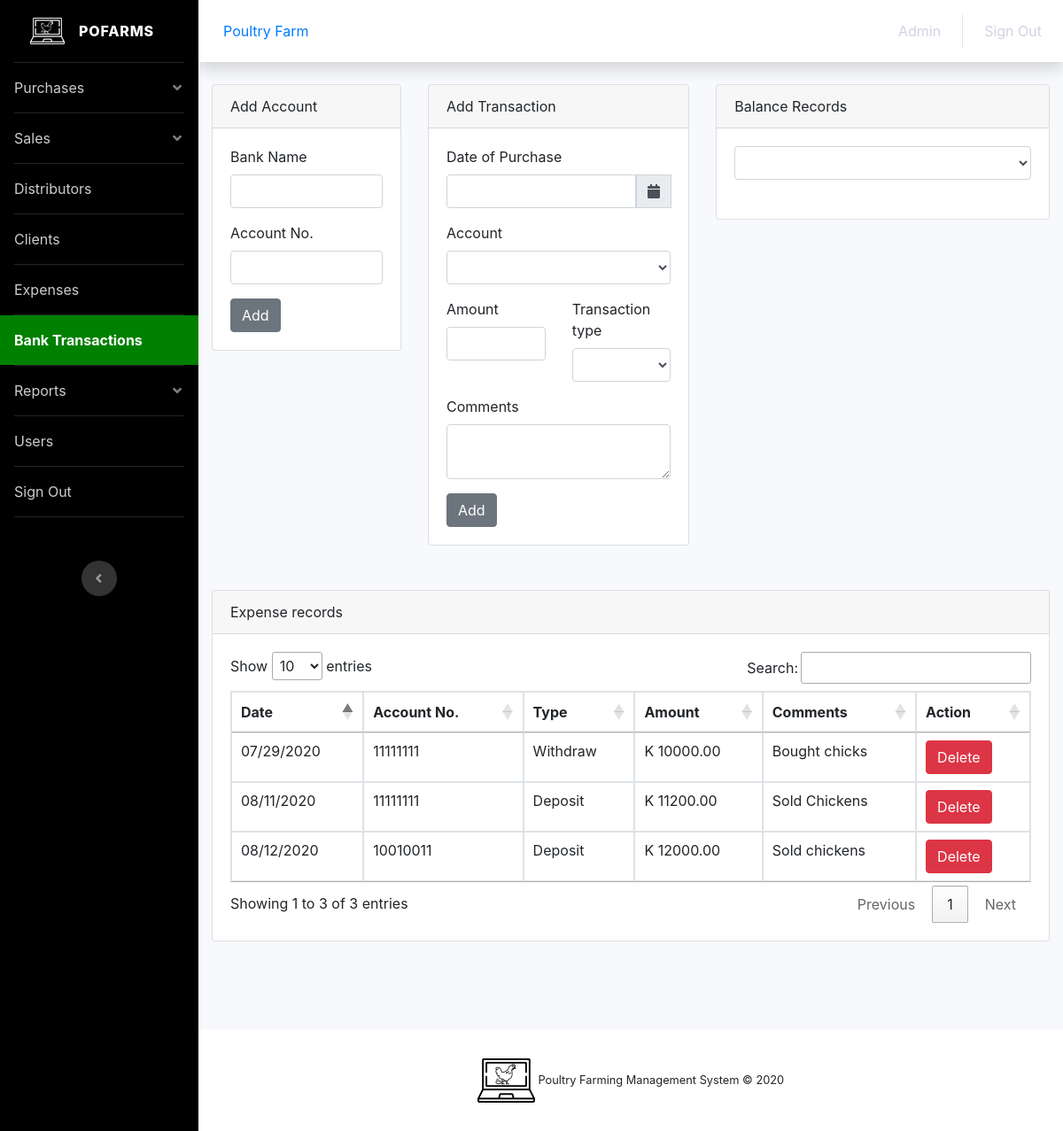
Page /bank.php (signed in) on the committed database.
### tables this page shows
CREATE TABLE `bank_bal` (
  `id` int(15) NOT NULL,
  `name_idd` varchar(50) NOT NULL,
  `date` varchar(50) NOT NULL,
  `no` varchar(50) NOT NULL,
  `type` varchar(50) NOT NULL,
  `amount` double(9,2) NOT NULL,
  `comments` text NOT NULL
);

### bank.php (the view, shortened to what this page needs)
<?php
include 'database/config.php';
$comp_name = $_SESSION['name'];
?>
<!DOCTYPE html>
<html lang="en">
<head>
  <link rel="stylesheet" type="text/css" href="assets/css/styles.css">
  <link href="https://cdnjs.cloudflare.com/ajax/libs/font-awesome/5.13.0/css/all.min.css" rel="stylesheet">
  <link rel="stylesheet" href="https://stackpath.bootstrapcdn.com/font-awesome/4.5.0/css/font-awesome.min.css">
  <link href="https://cdnjs.cloudflare.com/ajax/libs/bootstrap-datepicker/1.7.1/css/bootstrap-datepicker.min.css" rel="stylesheet"/>
  <link href="assets/css/dashboard.css" rel="stylesheet">
  <link rel="stylesheet" type="text/css" href="assets/css/styles.css">
  <link rel="stylesheet" type="text/css" href="//cdn.datatables.net/1.10.21/css/jquery.dataTables.min.css">
  <link rel="stylesheet" href="https://stackpath.bootstrapcdn.com/bootstrap/4.5.0/css/bootstrap.min.css">
  <link rel="stylesheet" href="https://maxcdn.bootstrapcdn.com/bootstrap/4.0.0/css/bootstrap.min.css">
  <link rel="stylesheet" href="https://cdnjs.cloudflare.com/ajax/libs/font-awesome/4.7.0/css/font-awesome.min.css">
</head>
<body id="page-top">
  <div id="wrapper">
    <ul class="navbar-nav bg-gradient-black sidebar sidebar-dark accordion" id="accordionSidebar">
      <a class="sidebar-brand d-flex align-items-center justify-content-center" href="dashboard.php">
        <div class="sidebar-brand-icon">
          <div class="logo-header"><img src="assets/img/pofarms_white.png"></div>
        </div>
        <div class="sidebar-brand-text mx-3">Pofarms</div>
      </a>
      <hr class="sidebar-divider my-0">
      <li class="nav-item">
        <a href="#collapsePurchase" class="nav-link" data-toggle="collapse" role="button" aria-expanded="false" aria-controls="collapsePurchase">Purchases</a>
      </li>
      <hr class="sidebar-divider my-0">
      <li class="nav-item">
        <a href="#collapseSales" class="nav-link" data-toggle="collapse" role="button" aria-expanded="false" aria-controls="collapsePurchase">Sales</a>
      </li>
      <hr class="sidebar-divider my-0">
      <li class="nav-item">
        <a href="distributor.php" class="nav-link">Distributors</a>
      </li>
      <hr class="sidebar-divider my-0">
      <li class="nav-item">
        <a href="client.php" class="nav-link">Clients</a>
      </li>
      <hr class="sidebar-divider my-0">
      <li class="nav-item">
        <a href="expense.php" class="nav-link">Expenses</a>
      </li>
      <li class="nav-item active">
        <a href="bank.php" class="nav-link">Bank Transactions</a>
      </li>
      <hr class="sidebar-divider my-0">
      <li class="nav-item">
        <a href="#collapseReports" class="nav-link" data-toggle="collapse" role="button" aria-expanded="false" aria-controls="collapsePurchase">Reports</a>
      </li>
      <hr class="sidebar-divider my-0">
      <li class="nav-item">
        <a href="users.php" class="nav-link">Users</a>
      </li>
      <hr class="sidebar-divider my-0">
      <li class="nav-item">
        <a href="signout.php" class="nav-link">Sign Out</a>
      </li>
      <hr class="sidebar-divider my-0">
      <div class="text-center d-none d-md-inline">
        <button class="rounded-circle border-0" id="sidebarToggle"></button>
      </div>
    </ul>
    <div id="content-wrapper" class="d-flex flex-column">
      <div id="content">
        <nav class="navbar navbar-expand navbar-light bg-white topbar mb-4 static-top shadow">
          <div class="nav-item"><a href="dashboard.php" class="nav-link"><?php echo $_SESSION['name']; ?></a></div>
          <ul class="navbar-nav ml-auto">
            <li class="nav-item">
              <a href="#" class="nav-link"><?php echo $_SESSION['type']; ?></a>
            </li>
            <li class="nav-item">
              <a href="signout.php" class="nav-link">Sign Out</a>
            </li>
          </ul>
        </nav>
        <div class="container-fluid">
          <div class="row">
            <div class="col-xl-4"></div>
          </div>
          <div class="row">
            <div class="col-xl-3 col-lg-7">
              <div class="card">
                <div class="card-header">Add Account</div>
                <div class="card-body">
                  <div class="form">
                    <form method="post">
                      <div class="form-group">
                        <label>Bank Name</label>
                        <input type="text" name="bank" class="form-control" required="">
                      </div>
                      <div class="form-group">
                        <label>Account No.</label>
                        <input type="number" name="no" class="form-control" required="">
                      </div>
                      <input type="submit" name="add-acc" value="Add" class="btn btn-secondary">
                    </form>
                  </div>
                </div>
              </div>
            </div>
            <div class="col-xl-4 col-lg-7">
              <div class="card">
                <div class="card-header">Add Transaction</div>
                <div class="card-body">
                  <div class="form">
                    <form method="post">
                      <div class="form-group">
                        <label>Date of Purchase</label>
                        <div class="input-group date">
                          <input type="text" name="date" class="form-control" required="" id="datepicker">
                          <div class="input-group-prepend">
                            <span class="input-group-text" id="basic-addon"><i class="fas fa-calendar"></i></span>
                          </div>
                        </div>
                      </div>
                      <div class="form-group">
                        <label>Account</label>
                        <select name="no" class="form-control">
                          <option></option>
                          <?php
                          $query = "SELECT * FROM `bank_acc` WHERE name_idd = '$comp_name' ORDER BY id DESC";
                          $fetch = $mysqli->query($query) or die($mysqli->error.__LINE__);
                          while($row = $fetch->fetch_assoc()){ ?>
                            <option><?php echo $row['no']; ?></option>
                          <?php } ?>
                        </select>
                      </div>
                      <div class="row">
                        <div class="col-xl-6">
                          <div class="form-group">
                            <label>Amount</label>
                            <input type="number" name="amount" class="form-control" required="">
                          </div>
                        </div>
                        <div class="col-xl-6">
                          <div class="form-group">
                            <label>Transaction type</label>
                            <select name="type" class="form-control">
                              <option></option>
                              <option>Deposit</option>
                            </select>
                          </div>
                        </div>
                      </div>
                      <div class="form-group">
                        <label>Comments</label>
                        <textarea name="comments" class="form-control"></textarea>
                      </div>
                      <input type="submit" name="add-bank-balance" value="Add" class="btn btn-secondary">
                    </form>
                  </div>
                </div>
              </div>
            </div>
            <div class="col-xl-5 col-lg-7">
              <div class="card">
                <div class="card-header">Balance Records</div>
                <div class="card-body">
                  <select name="client" class="form-control" onchange="this.options[this.selectedIndex].value && (window.location = this.options[this.selectedIndex].value);">
                    <option></option>
                    <?php
                    $query = "SELECT * FROM `bank_bal` WHERE name_idd = '$comp_name' GROUP BY no";
                    $fetch = $mysqli->query($query) or die($mysqli->error.__LINE__);
                    while($row = $fetch->fetch_assoc()){ ?>
                      <option value="bank.php?acc_no=<?php echo $row['no']; ?>"><?php echo $row['no']; ?></option>
                    <?php } ?>
                  </select>
                  <br>
                </div>
              </div>
            </div>
          </div>
          <div class="row">
            <div class="col-xl-12 col-lg-7">
              <div class="card">
                <div class="card-header">Expense records</div>
                <div class="card-body">
                  <div class="responsive-table">
                    <table id="chicken" class="table table-bordered">
                      <thead>
                        <tr>
                          <th>Date</th>
                          <th>Account No.</th>
                          <th>Type</th>
                          <th>Amount</th>
                          <th>Comments</th>
                          <th>Action</th>
                        </tr>
                      </thead>
                      <tbody>
                        <?php
                        $query = "SELECT * FROM `bank_bal` WHERE name_idd = '$comp_name'";
                        $fetch = $mysqli->query($query) or die($mysqli->error.__LINE__);
                        while($row = $fetch->fetch_assoc()){ ?>
                          <tr>
                            <td><?php echo $row['date']; ?></td>
                            <td><?php echo $row['no']; ?></td>
                            <td><?php echo $row['type']; ?></td>
                            <td>K <?php echo $row['amount']; ?></td>
                            <td><?php echo $row['comments']; ?></td>
                            <td>
                              <a href="database/delete.php?delete_bank_bal=<?php echo $row['id']; ?>" class="btn btn-danger">Delete</a>
                            </td>
                          </tr>
                        <?php } ?>
                      </tbody>
                    </table>
                  </div>
                </div>
              </div>
            </div>
          </div>
        </div>
      </div>
      <footer class="sticky-footer bg-white">
        <div class="container my-auto">
          <div class="copyright text-center my-auto">
            <div class="logo-footer">
              <img src="assets/img/pofarms_black.png">
              <span>Poultry Farming Management System &copy; 2020</span>
            </div>
          </div>
        </div>
      </footer>
    </div>
  </div>
</body>
</html>

### assets/css/styles.css (style rules this page uses)
.bg-gradient-black { background-color: #000; }
.sidebar li:hover, .sidebar .active { background-color: green; }
.logo-header img { height: 30px; }
.logo-footer img { height: 50px; bottom: 0; }
table tbody tr td a { color: #333; }

### rows in the picture
bank_bal: date "07/29/2020", no "11111111", type "Withdraw", amount "10000.00", comments "Bought chicks"
bank_bal: date "08/12/2020", no "10010011", type "Deposit", amount "12000.00", comments "Sold chickens"
bank_bal: date "08/11/2020", no "11111111", type "Deposit", amount "11200.00", comments "Sold Chickens"

### other values in the picture
$_SESSION['name'] "Poultry Farm"
$_SESSION['type'] "Admin"
